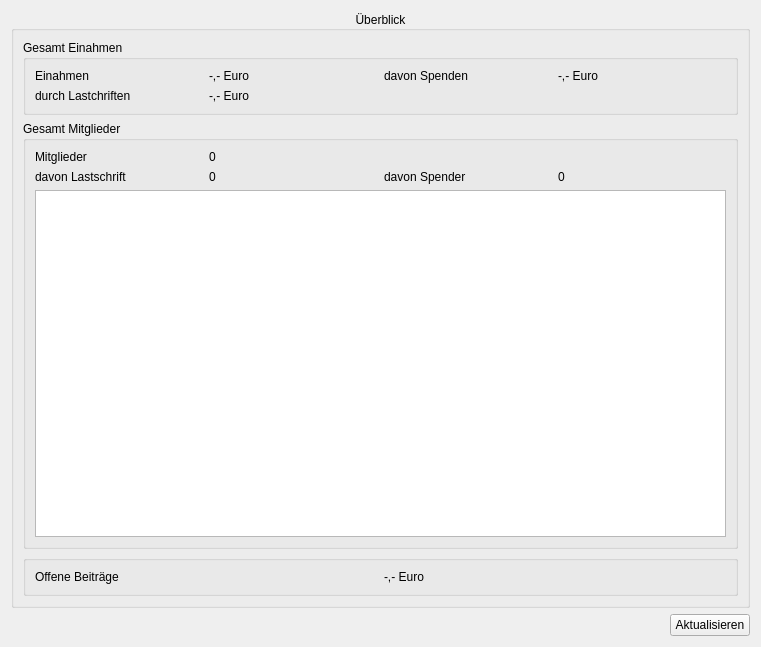
<?xml version="1.0" encoding="UTF-8"?>
<ui version="4.0">
 <class>SummaryView</class>
 <widget class="QWidget" name="SummaryView">
  <property name="geometry">
   <rect>
    <x>0</x>
    <y>0</y>
    <width>761</width>
    <height>647</height>
   </rect>
  </property>
  <property name="windowTitle">
   <string>Form</string>
  </property>
  <layout class="QGridLayout" name="gridLayout_3">
   <item row="0" column="0" colspan="2">
    <widget class="QGroupBox" name="groupBox">
     <property name="title">
      <string>Überblick</string>
     </property>
     <property name="alignment">
      <set>Qt::AlignCenter</set>
     </property>
     <layout class="QVBoxLayout" name="verticalLayout_2">
      <item>
       <widget class="QGroupBox" name="groupBox_2">
        <property name="title">
         <string>Gesamt Einahmen</string>
        </property>
        <layout class="QGridLayout" name="gridLayout">
         <item row="0" column="0">
          <widget class="QLabel" name="totalCashLabel">
           <property name="text">
            <string>Einahmen</string>
           </property>
          </widget>
         </item>
         <item row="0" column="1">
          <widget class="QLabel" name="totalCash">
           <property name="text">
            <string>-,- Euro</string>
           </property>
          </widget>
         </item>
         <item row="0" column="2">
          <widget class="QLabel" name="totalDonationLabel">
           <property name="text">
            <string>davon Spenden</string>
           </property>
          </widget>
         </item>
         <item row="0" column="3">
          <widget class="QLabel" name="totalDonation">
           <property name="text">
            <string>-,- Euro</string>
           </property>
          </widget>
         </item>
         <item row="1" column="0">
          <widget class="QLabel" name="totalCollectionLabel">
           <property name="text">
            <string>durch Lastchriften</string>
           </property>
          </widget>
         </item>
         <item row="1" column="1">
          <widget class="QLabel" name="totalCollection">
           <property name="text">
            <string>-,- Euro</string>
           </property>
          </widget>
         </item>
        </layout>
       </widget>
      </item>
      <item>
       <widget class="QGroupBox" name="groupBox_3">
        <property name="title">
         <string>Gesamt Mitglieder</string>
        </property>
        <layout class="QGridLayout" name="gridLayout_2">
         <item row="0" column="0">
          <widget class="QLabel" name="totalMemberlabel">
           <property name="text">
            <string>Mitglieder</string>
           </property>
          </widget>
         </item>
         <item row="0" column="1">
          <widget class="QLabel" name="totalMembers">
           <property name="text">
            <string>0</string>
           </property>
          </widget>
         </item>
         <item row="2" column="0" colspan="4">
          <widget class="QTableWidget" name="tableWidget"/>
         </item>
         <item row="1" column="0">
          <widget class="QLabel" name="totalMemberCollectionLabel">
           <property name="text">
            <string>davon Lastschrift</string>
           </property>
          </widget>
         </item>
         <item row="1" column="1">
          <widget class="QLabel" name="totalMemberCollection">
           <property name="text">
            <string>0</string>
           </property>
          </widget>
         </item>
         <item row="1" column="2">
          <widget class="QLabel" name="totalMemberDonationLabel">
           <property name="text">
            <string>davon Spender</string>
           </property>
          </widget>
         </item>
         <item row="1" column="3">
          <widget class="QLabel" name="totalMemberDonation">
           <property name="text">
            <string>0</string>
           </property>
          </widget>
         </item>
        </layout>
       </widget>
      </item>
      <item>
       <widget class="QGroupBox" name="groupBox_4">
        <property name="title">
         <string/>
        </property>
        <layout class="QHBoxLayout" name="horizontalLayout">
         <item>
          <widget class="QLabel" name="totalSaldoLabel">
           <property name="text">
            <string>Offene Beiträge</string>
           </property>
          </widget>
         </item>
         <item>
          <widget class="QLabel" name="totalSaldo">
           <property name="text">
            <string>-,- Euro</string>
           </property>
          </widget>
         </item>
        </layout>
       </widget>
      </item>
     </layout>
    </widget>
   </item>
   <item row="1" column="1">
    <widget class="QPushButton" name="pushButton">
     <property name="text">
      <string>Aktualisieren</string>
     </property>
    </widget>
   </item>
   <item row="1" column="0">
    <spacer name="horizontalSpacer">
     <property name="orientation">
      <enum>Qt::Horizontal</enum>
     </property>
     <property name="sizeHint" stdset="0">
      <size>
       <width>40</width>
       <height>20</height>
      </size>
     </property>
    </spacer>
   </item>
  </layout>
 </widget>
 <resources/>
 <connections/>
</ui>
